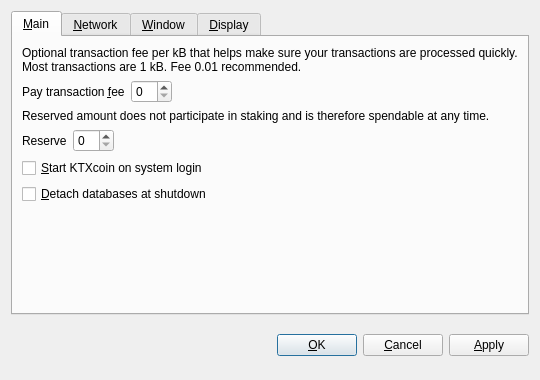
<?xml version="1.0" encoding="UTF-8"?>
<ui version="4.0">
 <class>OptionsDialog</class>
 <widget class="QDialog" name="OptionsDialog">
  <property name="geometry">
   <rect>
    <x>0</x>
    <y>0</y>
    <width>540</width>
    <height>380</height>
   </rect>
  </property>
  <property name="windowTitle">
   <string>Options</string>
  </property>
  <property name="modal">
   <bool>true</bool>
  </property>
  <layout class="QVBoxLayout" name="verticalLayout">
   <item>
    <widget class="QTabWidget" name="tabWidget">
     <property name="tabPosition">
      <enum>QTabWidget::North</enum>
     </property>
     <property name="currentIndex">
      <number>0</number>
     </property>
     <widget class="QWidget" name="tabMain">
      <attribute name="title">
       <string>&amp;Main</string>
      </attribute>
      <layout class="QVBoxLayout" name="verticalLayout_Main">
       <item>
        <widget class="QLabel" name="transactionFeeInfoLabel">
         <property name="text">
          <string>Optional transaction fee per kB that helps make sure your transactions are processed quickly. Most transactions are 1 kB. Fee 0.01 recommended.</string>
         </property>
         <property name="textFormat">
          <enum>Qt::PlainText</enum>
         </property>
         <property name="wordWrap">
          <bool>true</bool>
         </property>
        </widget>
       </item>
       <item>
        <layout class="QHBoxLayout" name="horizontalLayoutFee">
         <item>
          <widget class="QLabel" name="transactionFeeLabel">
           <property name="text">
            <string>Pay transaction &amp;fee</string>
           </property>
           <property name="textFormat">
            <enum>Qt::PlainText</enum>
           </property>
           <property name="buddy">
            <cstring>transactionFee</cstring>
           </property>
          </widget>
         </item>
         <item>
          <widget class="BitcoinAmountField" name="transactionFee"/>
         </item>
         <item>
          <spacer name="horizontalSpacerFee">
           <property name="orientation">
            <enum>Qt::Horizontal</enum>
           </property>
           <property name="sizeHint" stdset="0">
            <size>
             <width>40</width>
             <height>20</height>
            </size>
           </property>
          </spacer>
         </item>
        </layout>
       </item>
       <item>
        <widget class="QLabel" name="reserveBalanceInfoLabel">
         <property name="text">
          <string>Reserved amount does not participate in staking and is therefore spendable at any time.</string>
         </property>
         <property name="textFormat">
          <enum>Qt::PlainText</enum>
         </property>
         <property name="wordWrap">
          <bool>true</bool>
         </property>
        </widget>
       </item>
       <item>
        <layout class="QHBoxLayout" name="horizontalLayoutReserveBalance">
         <item>
          <widget class="QLabel" name="reserveBalanceLabel">
           <property name="text">
            <string>Reserve</string>
           </property>
           <property name="textFormat">
            <enum>Qt::PlainText</enum>
           </property>
           <property name="buddy">
            <cstring>reserveBalance</cstring>
           </property>
          </widget>
         </item>
         <item>
          <widget class="BitcoinAmountField" name="reserveBalance"/>
         </item>
         <item>
          <spacer name="horizontalSpacerReserveBalance">
           <property name="orientation">
            <enum>Qt::Horizontal</enum>
           </property>
           <property name="sizeHint" stdset="0">
            <size>
             <width>40</width>
             <height>20</height>
            </size>
           </property>
          </spacer>
         </item>
        </layout>
       </item>
       <item>
        <widget class="QCheckBox" name="bitcoinAtStartup">
         <property name="toolTip">
          <string>Automatically start KTXcoin after logging in to the system.</string>
         </property>
         <property name="text">
          <string>&amp;Start KTXcoin on system login</string>
         </property>
        </widget>
       </item>
       <item>
        <widget class="QCheckBox" name="detachDatabases">
         <property name="toolTip">
          <string>Detach block and address databases at shutdown. This means they can be moved to another data directory, but it slows down shutdown. The wallet is always detached.</string>
         </property>
         <property name="text">
          <string>&amp;Detach databases at shutdown</string>
         </property>
        </widget>
       </item>
       <item>
        <spacer name="verticalSpacer_Main">
         <property name="orientation">
          <enum>Qt::Vertical</enum>
         </property>
         <property name="sizeHint" stdset="0">
          <size>
           <width>20</width>
           <height>40</height>
          </size>
         </property>
        </spacer>
       </item>
      </layout>
     </widget>
     <widget class="QWidget" name="tabNetwork">
      <attribute name="title">
       <string>&amp;Network</string>
      </attribute>
      <layout class="QVBoxLayout" name="verticalLayout_Network">
       <item>
        <widget class="QCheckBox" name="mapPortUpnp">
         <property name="toolTip">
          <string>Automatically open the KTXcoin client port on the router. This only works when your router supports UPnP and it is enabled.</string>
         </property>
         <property name="text">
          <string>Map port using &amp;UPnP</string>
         </property>
        </widget>
       </item>
       <item>
        <widget class="QCheckBox" name="connectSocks">
         <property name="toolTip">
          <string>Connect to the KTXcoin network through a SOCKS proxy (e.g. when connecting through Tor).</string>
         </property>
         <property name="text">
          <string>&amp;Connect through SOCKS proxy:</string>
         </property>
        </widget>
       </item>
       <item>
        <layout class="QHBoxLayout" name="horizontalLayout_Network">
         <item>
          <widget class="QLabel" name="proxyIpLabel">
           <property name="text">
            <string>Proxy &amp;IP:</string>
           </property>
           <property name="textFormat">
            <enum>Qt::PlainText</enum>
           </property>
           <property name="buddy">
            <cstring>proxyIp</cstring>
           </property>
          </widget>
         </item>
         <item>
          <widget class="QValidatedLineEdit" name="proxyIp">
           <property name="maximumSize">
            <size>
             <width>140</width>
             <height>16777215</height>
            </size>
           </property>
           <property name="toolTip">
            <string>IP address of the proxy (e.g. 127.0.0.1)</string>
           </property>
          </widget>
         </item>
         <item>
          <widget class="QLabel" name="proxyPortLabel">
           <property name="text">
            <string>&amp;Port:</string>
           </property>
           <property name="textFormat">
            <enum>Qt::PlainText</enum>
           </property>
           <property name="buddy">
            <cstring>proxyPort</cstring>
           </property>
          </widget>
         </item>
         <item>
          <widget class="QLineEdit" name="proxyPort">
           <property name="maximumSize">
            <size>
             <width>55</width>
             <height>16777215</height>
            </size>
           </property>
           <property name="toolTip">
            <string>Port of the proxy (e.g. 9050)</string>
           </property>
          </widget>
         </item>
         <item>
          <widget class="QLabel" name="socksVersionLabel">
           <property name="text">
            <string>SOCKS &amp;Version:</string>
           </property>
           <property name="textFormat">
            <enum>Qt::PlainText</enum>
           </property>
           <property name="buddy">
            <cstring>socksVersion</cstring>
           </property>
          </widget>
         </item>
         <item>
          <widget class="QValueComboBox" name="socksVersion">
           <property name="toolTip">
            <string>SOCKS version of the proxy (e.g. 5)</string>
           </property>
          </widget>
         </item>
         <item>
          <spacer name="horizontalSpacer_Network">
           <property name="orientation">
            <enum>Qt::Horizontal</enum>
           </property>
           <property name="sizeHint" stdset="0">
            <size>
             <width>40</width>
             <height>20</height>
            </size>
           </property>
          </spacer>
         </item>
        </layout>
       </item>
       <item>
        <spacer name="verticalSpacer_Network">
         <property name="orientation">
          <enum>Qt::Vertical</enum>
         </property>
         <property name="sizeHint" stdset="0">
          <size>
           <width>20</width>
           <height>40</height>
          </size>
         </property>
        </spacer>
       </item>
      </layout>
     </widget>
     <widget class="QWidget" name="tabWindow">
      <attribute name="title">
       <string>&amp;Window</string>
      </attribute>
      <layout class="QVBoxLayout" name="verticalLayout_Window">
       <item>
        <widget class="QCheckBox" name="minimizeToTray">
         <property name="toolTip">
          <string>Show only a tray icon after minimizing the window.</string>
         </property>
         <property name="text">
          <string>&amp;Minimize to the tray instead of the taskbar</string>
         </property>
        </widget>
       </item>
       <item>
        <widget class="QCheckBox" name="minimizeOnClose">
         <property name="toolTip">
          <string>Minimize instead of exit the application when the window is closed. When this option is enabled, the application will be closed only after selecting Quit in the menu.</string>
         </property>
         <property name="text">
          <string>M&amp;inimize on close</string>
         </property>
        </widget>
       </item>
       <item>
        <spacer name="verticalSpacer_Window">
         <property name="orientation">
          <enum>Qt::Vertical</enum>
         </property>
         <property name="sizeHint" stdset="0">
          <size>
           <width>20</width>
           <height>40</height>
          </size>
         </property>
        </spacer>
       </item>
      </layout>
     </widget>
     <widget class="QWidget" name="tabDisplay">
      <attribute name="title">
       <string>&amp;Display</string>
      </attribute>
      <layout class="QVBoxLayout" name="verticalLayout_Display">
       <item>
        <layout class="QHBoxLayout" name="horizontalLayout_1_Display">
         <item>
          <widget class="QLabel" name="langLabel">
           <property name="text">
            <string>User Interface &amp;language:</string>
           </property>
           <property name="textFormat">
            <enum>Qt::PlainText</enum>
           </property>
           <property name="buddy">
            <cstring>lang</cstring>
           </property>
          </widget>
         </item>
         <item>
          <widget class="QValueComboBox" name="lang">
           <property name="toolTip">
            <string>The user interface language can be set here. This setting will take effect after restarting KTXcoin.</string>
           </property>
          </widget>
         </item>
        </layout>
       </item>
       <item>
        <layout class="QHBoxLayout" name="horizontalLayout_2_Display">
         <item>
          <widget class="QLabel" name="unitLabel">
           <property name="text">
            <string>&amp;Unit to show amounts in:</string>
           </property>
           <property name="textFormat">
            <enum>Qt::PlainText</enum>
           </property>
           <property name="buddy">
            <cstring>unit</cstring>
           </property>
          </widget>
         </item>
         <item>
          <widget class="QValueComboBox" name="unit">
           <property name="toolTip">
            <string>Choose the default subdivision unit to show in the interface and when sending coins.</string>
           </property>
          </widget>
         </item>
        </layout>
       </item>
       <item>
        <widget class="QCheckBox" name="displayAddresses">
         <property name="toolTip">
          <string>Whether to show KTXcoin addresses in the transaction list or not.</string>
         </property>
         <property name="text">
          <string>&amp;Display addresses in transaction list</string>
         </property>
        </widget>
       </item>
       <item>
        <widget class="QCheckBox" name="coinControlFeatures">
         <property name="toolTip">
          <string>Whether to show coin control features or not.</string>
         </property>
         <property name="text">
          <string>Display coin &amp;control features (experts only!)</string>
         </property>
        </widget>
       </item>
       <item>
        <spacer name="verticalSpacer_Display">
         <property name="orientation">
          <enum>Qt::Vertical</enum>
         </property>
         <property name="sizeHint" stdset="0">
          <size>
           <width>20</width>
           <height>40</height>
          </size>
         </property>
        </spacer>
       </item>
      </layout>
     </widget>
    </widget>
   </item>
   <item>
    <layout class="QHBoxLayout" name="horizontalLayout_Buttons">
     <item>
      <spacer name="horizontalSpacer_1">
       <property name="orientation">
        <enum>Qt::Horizontal</enum>
       </property>
       <property name="sizeHint" stdset="0">
        <size>
         <width>40</width>
         <height>48</height>
        </size>
       </property>
      </spacer>
     </item>
     <item>
      <widget class="QLabel" name="statusLabel">
       <property name="font">
        <font>
         <weight>75</weight>
         <bold>true</bold>
        </font>
       </property>
       <property name="text">
        <string/>
       </property>
       <property name="textFormat">
        <enum>Qt::PlainText</enum>
       </property>
       <property name="wordWrap">
        <bool>true</bool>
       </property>
      </widget>
     </item>
     <item>
      <spacer name="horizontalSpacer_2">
       <property name="orientation">
        <enum>Qt::Horizontal</enum>
       </property>
       <property name="sizeHint" stdset="0">
        <size>
         <width>40</width>
         <height>48</height>
        </size>
       </property>
      </spacer>
     </item>
     <item>
      <widget class="QPushButton" name="okButton">
       <property name="text">
        <string>&amp;OK</string>
       </property>
      </widget>
     </item>
     <item>
      <widget class="QPushButton" name="cancelButton">
       <property name="text">
        <string>&amp;Cancel</string>
       </property>
       <property name="autoDefault">
        <bool>false</bool>
       </property>
      </widget>
     </item>
     <item>
      <widget class="QPushButton" name="applyButton">
       <property name="text">
        <string>&amp;Apply</string>
       </property>
       <property name="autoDefault">
        <bool>false</bool>
       </property>
      </widget>
     </item>
    </layout>
   </item>
  </layout>
 </widget>
 <customwidgets>
  <customwidget>
   <class>BitcoinAmountField</class>
   <extends>QSpinBox</extends>
   <header>bitcoinamountfield.h</header>
  </customwidget>
  <customwidget>
   <class>QValueComboBox</class>
   <extends>QComboBox</extends>
   <header>qvaluecombobox.h</header>
  </customwidget>
  <customwidget>
   <class>QValidatedLineEdit</class>
   <extends>QLineEdit</extends>
   <header>qvalidatedlineedit.h</header>
  </customwidget>
 </customwidgets>
 <resources/>
 <connections/>
</ui>
